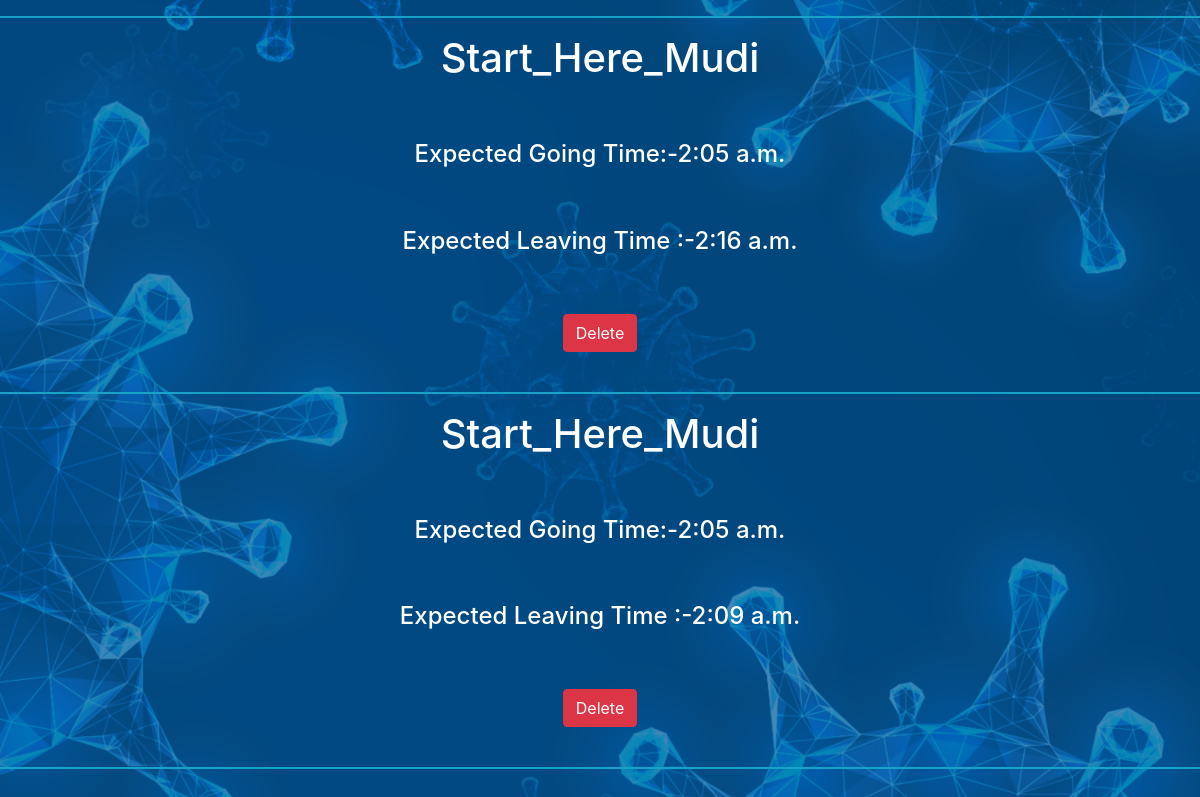
/socialdistancing/viewrequests/ (signed in), run on the app's committed database.
### socialdistancing/models.py (models this page shows)
class Request(models.Model):
    placer = models.ForeignKey(UserProfile,on_delete=models.CASCADE)
    expected_going_time = models.TimeField()
    expected_leaving_time = models.TimeField()
    shop_name = models.ForeignKey(Shop,related_name='Shop',on_delete=models.CASCADE)
    def __str__(self):
        return str(self.placer) + str(self.expected_going_time) + str(self.expected_leaving_time) + str(self.shop_name)

class Shop(models.Model):
    SHOP_CHOICES = [
        ('Grocery', 'Grocery'),
        ('Medical-Store','Medical-Store'),
        ('Food','Food'),
    ]
    shop_name = models.CharField(max_length = 245,unique = True,null = False)
    owner = models.ForeignKey(UserProfile,on_delete=models.CASCADE)
    opening_time = models.TimeField()
    closing_time = models.TimeField()
    location = models.CharField(max_length = 245)
    shop_type = models.CharField(max_length = 245 , choices = SHOP_CHOICES,default = 'Grocery')
    def __str__(self):
        return self.shop_name

### socialdistancing/views.py (the view)
# urls.py: path('viewrequests/', view_users_requests),
@login_required
def view_users_requests(request):
    user = request.user
    user_prof = UserProfile.objects.get(user=user)
    requests = Request.objects.filter(placer=user_prof)
    print(requests)
    context = {
        'requests': requests
    }
    return render(request, 'socialdistancing/requests.html', context)

### usermanagement/models.py (called while the page is built)
    def __str__(self):
        return self.user.username

### socialdistancing/templates/socialdistancing/requests.html
{% include 'socialdistancing/header.html' %}
{% if requests %}
<div class="container2">
    {% for re in requests %}
    <hr>
    <h1>{{re.shop_name.shop_name}}</h1>
    <br><br>
    <h4>Expected Going Time:-{{re.expected_going_time}} </h4>
    <br><br>
    <h4> Expected Leaving Time :-{{re.expected_leaving_time}} </h4>
    <br><br>
    <a href='delete/{{re.id}}/'class="btn btn-danger">Delete</a>
    <br><br>
    {% endfor %}
    <hr>
    {% else %}
    <span>
        <i><strong><u> Oops! Nothing got caught </u></strong></i>
    </span>
    {% endif %}
</div>
{% include 'socialdistancing/footer.html' %}

### socialdistancing/static/socialdistancing/styles.css (style rules this page uses)
body { border: 0; padding: 0; margin: 0; background: url(./../images/coback2.png) center center no-repeat fixed; background-size: cover; }
hr { border:1px solid rgb(22, 163, 199); }
::placeholder { color:#fff; }
.container2 { text-align: center; }
.container2 h1,h4 { color:#fff; margin-bottom: 10px; }

### data on the page
Request: shop_name.shop_name "Start_Here_Mudi", expected_going_time "2:05 a.m.", expected_leaving_time "2:16 a.m."
Request: shop_name.shop_name "Start_Here_Mudi", expected_going_time "2:05 a.m.", expected_leaving_time "2:09 a.m."
